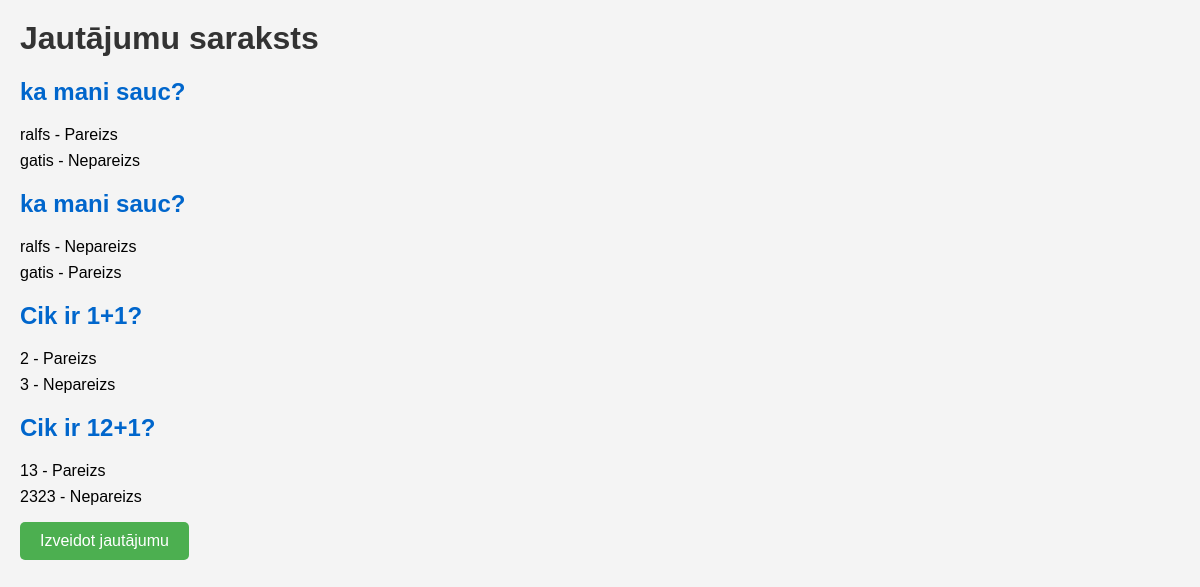
The page / on the database its author committed.
### tables this page shows
CREATE TABLE `questions` (
  `id` int(11) NOT NULL,
  `text` varchar(255) NOT NULL
);

CREATE TABLE `answers` (
  `id` int(11) NOT NULL,
  `text` varchar(255) NOT NULL,
  `question_id` int(11) DEFAULT NULL,
  `is_correct` tinyint(1) DEFAULT NULL
);

### index.php (the view, shortened to what this page needs)
<html>
<head>
	<link rel="stylesheet" type="text/css" href="style.css">
</head>
<body>
	<div class="container">
		<h1>Jautājumu saraksts</h1>
		<?php
		try {
			$pdo = new PDO("mysql:host=localhost;dbname=questions;charset=utf8", "root", "root");
			$stmt = $pdo->prepare("SELECT * FROM questions");
			$stmt->execute();
			$questions = $stmt->fetchAll(PDO::FETCH_ASSOC);
			foreach ($questions as $question) {
				echo "<div class='question'>";
				echo "<h2>{$question['text']}</h2>";
				$stmt = $pdo->prepare("SELECT * FROM answers WHERE question_id = ?");
				$stmt->execute([$question['id']]);
				$answers = $stmt->fetchAll(PDO::FETCH_ASSOC);
				echo "<ul>";
				foreach ($answers as $answer) {
					$correct = ($answer['is_correct'] == 1) ? "- Pareizs" : "- Nepareizs";
					echo "<li>{$answer['text']} $correct</li>";
				}
				echo "</ul>";
				echo "</div>";
			}
		} catch (PDOException $e) {
			die("Kļūda iegūstot datus no datu bāzes: " . $e->getMessage());
		}
		?>
		<a href="create.php" class="button">Izveidot jautājumu</a>
	</div>
</body>
</html>

### style.css (style rules this page uses)
body { font-family: Arial, sans-serif; background-color: #f4f4f4; margin: 20px; }
h1 { color: #333; }
h2 { color: #0066cc; }
ul { list-style-type: none; padding: 0; }
li { margin-bottom: 8px; }
a.button { display: inline-block; padding: 10px 20px; text-decoration: none; background-color: #4caf50; color: #fff; border-radius: 5px; transition: background-color 0.3s; }

### rows shown on the page
questions: text "ka mani sauc?"
answers: text "ralfs", is_correct "- Pareizs"
answers: text "gatis", is_correct "- Nepareizs"
questions: text "ka mani sauc?"
answers: text "ralfs", is_correct "- Nepareizs"
answers: text "gatis", is_correct "- Pareizs"
questions: text "Cik ir 1+1?"
answers: text "2", is_correct "- Pareizs"
answers: text "3", is_correct "- Nepareizs"
questions: text "Cik ir 12+1?"
answers: text "13", is_correct "- Pareizs"
answers: text "2323", is_correct "- Nepareizs"
